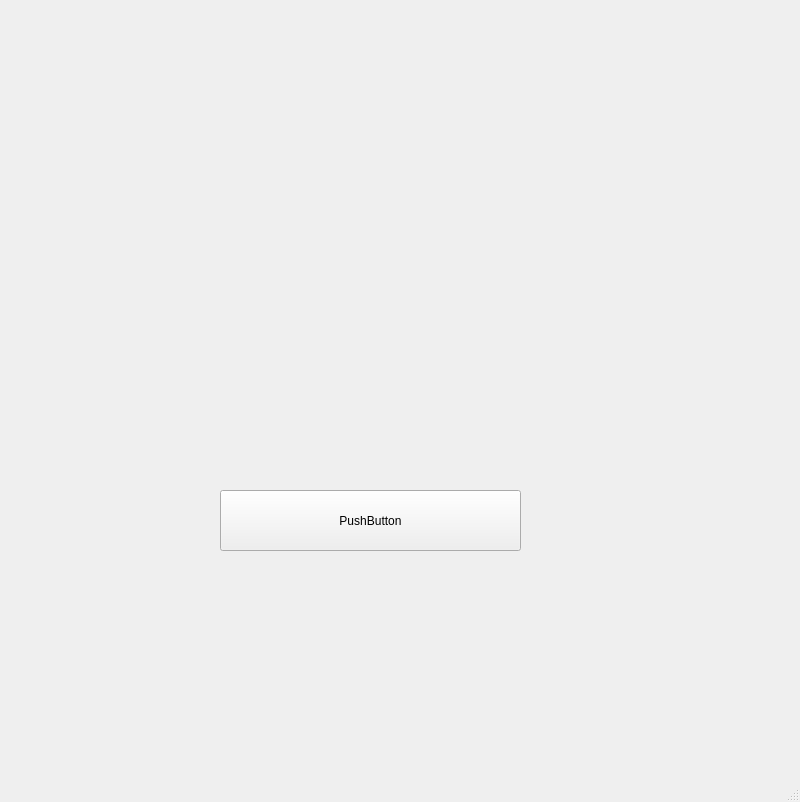
<?xml version="1.0" encoding="UTF-8"?>
<ui version="4.0">
 <class>MainWindow</class>
 <widget class="QMainWindow" name="MainWindow">
  <property name="geometry">
   <rect>
    <x>0</x>
    <y>0</y>
    <width>800</width>
    <height>802</height>
   </rect>
  </property>
  <property name="windowTitle">
   <string>MainWindow</string>
  </property>
  <widget class="QWidget" name="centralwidget">
   <widget class="QLabel" name="label">
    <property name="geometry">
     <rect>
      <x>180</x>
      <y>50</y>
      <width>371</width>
      <height>391</height>
     </rect>
    </property>
    <property name="text">
     <string/>
    </property>
    <property name="pixmap">
     <pixmap>../../Media/images.png</pixmap>
    </property>
    <property name="scaledContents">
     <bool>true</bool>
    </property>
   </widget>
   <widget class="QPushButton" name="pushButton">
    <property name="geometry">
     <rect>
      <x>220</x>
      <y>490</y>
      <width>301</width>
      <height>61</height>
     </rect>
    </property>
    <property name="text">
     <string>PushButton</string>
    </property>
   </widget>
  </widget>
  <widget class="QMenuBar" name="menubar">
   <property name="geometry">
    <rect>
     <x>0</x>
     <y>0</y>
     <width>800</width>
     <height>26</height>
    </rect>
   </property>
  </widget>
  <widget class="QStatusBar" name="statusbar"/>
 </widget>
 <resources/>
 <connections/>
</ui>
